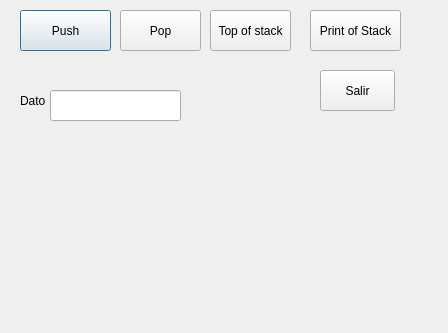
<?xml version="1.0" encoding="UTF-8"?>
<ui version="4.0">
 <class>Dialog</class>
 <widget class="QDialog" name="Dialog">
  <property name="geometry">
   <rect>
    <x>0</x>
    <y>0</y>
    <width>448</width>
    <height>333</height>
   </rect>
  </property>
  <property name="windowTitle">
   <string>Dialog</string>
  </property>
  <widget class="QPushButton" name="btn_push">
   <property name="geometry">
    <rect>
     <x>20</x>
     <y>10</y>
     <width>91</width>
     <height>41</height>
    </rect>
   </property>
   <property name="text">
    <string>Push</string>
   </property>
  </widget>
  <widget class="QPushButton" name="btn_pop">
   <property name="geometry">
    <rect>
     <x>120</x>
     <y>10</y>
     <width>81</width>
     <height>41</height>
    </rect>
   </property>
   <property name="text">
    <string>Pop</string>
   </property>
  </widget>
  <widget class="QPushButton" name="btn_top">
   <property name="geometry">
    <rect>
     <x>210</x>
     <y>10</y>
     <width>81</width>
     <height>41</height>
    </rect>
   </property>
   <property name="text">
    <string>Top of stack</string>
   </property>
  </widget>
  <widget class="QPushButton" name="btn_print">
   <property name="geometry">
    <rect>
     <x>310</x>
     <y>10</y>
     <width>91</width>
     <height>41</height>
    </rect>
   </property>
   <property name="text">
    <string>Print of Stack</string>
   </property>
  </widget>
  <widget class="QLabel" name="label">
   <property name="geometry">
    <rect>
     <x>20</x>
     <y>90</y>
     <width>61</width>
     <height>21</height>
    </rect>
   </property>
   <property name="text">
    <string>Dato</string>
   </property>
  </widget>
  <widget class="QLineEdit" name="txt_dato">
   <property name="geometry">
    <rect>
     <x>50</x>
     <y>90</y>
     <width>131</width>
     <height>31</height>
    </rect>
   </property>
  </widget>
  <widget class="QLabel" name="txt_resultado">
   <property name="geometry">
    <rect>
     <x>10</x>
     <y>160</y>
     <width>421</width>
     <height>151</height>
    </rect>
   </property>
   <property name="text">
    <string/>
   </property>
  </widget>
  <widget class="QPushButton" name="btn_salir">
   <property name="geometry">
    <rect>
     <x>320</x>
     <y>70</y>
     <width>75</width>
     <height>41</height>
    </rect>
   </property>
   <property name="text">
    <string>Salir</string>
   </property>
  </widget>
 </widget>
 <resources/>
 <connections/>
</ui>
